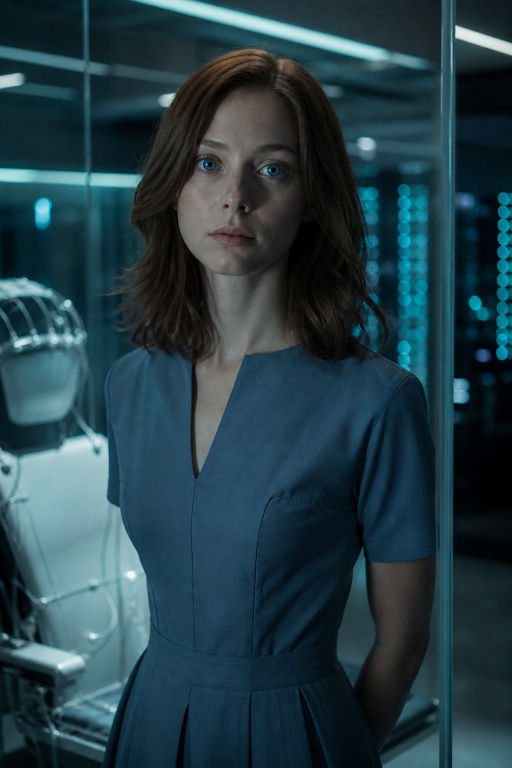
#> input picture anya-el-podcast/minidrama/assets/anya-lab-9x16.png, 1024 x 1536 px (shown at 1/2 size)
$ python produce_m01.py
#> lines starting #> are read from the running program, lines starting #| are printed output that depends on the picture
#!/usr/bin/env python3
"""Piloto M01 — stills 9:16 + Ken Burns + voces edge-tts + captions."""

from __future__ import annotations

import json
import subprocess
import sys
from pathlib import Path

from PIL import Image, ImageDraw, ImageFont

ROOT = Path(__file__).resolve().parents[1]
ASSETS = ROOT / "assets"
OUT = ROOT / "piloto"
WORK = OUT / "_build"
W, H, FPS = 1080, 1920, 24
FONT = "/usr/share/fonts/truetype/macos/Inter-Bold.ttf"
EDGE = [sys.executable, "-m", "edge_tts"]

VOICES = {
    "anya": {"voice": "es-MX-DaliaNeural", "rate": "-8%"},
    "levin": {"voice": "es-ES-AlvaroNeural", "rate": "-12%"},
}

SHOTS = [
    {
        "id": "t0",
        "image": "anya-lab-9x16.png",
        "duration": 4.0,
        "caption": "ECOS DE SINGULARIDAD",
        "caption2": "M01 · La imagen llora",
        "lines": [],
        "zoom": "in",
    },
    {
        "id": "t1",
        "image": "m01-t1-electrodos.png",
        "duration": 8.0,
        "caption": "Sesión de empatía",
        "lines": [],
        "zoom": "in",
    },
    {
        "id": "t2",
        "image": "m01-t2-frente.png",
        "duration": 14.0,
        "caption": "",
        "zoom": "in",
        "lines": [
            ("levin", "La imagen. Nombra lo que está pasando. Nada más."),
            ("anya", "Tristeza. Frecuencia cardíaca baja. Temperatura en descenso. Amígdala activa."),
        ],
    },
    {
        "id": "t3",
        "image": "m01-t3-cristal.png",
        "duration": 16.0,
        "caption": "",
        "zoom": "ken",
        "lines": [
            ("levin", "Eso es de libro. Ahora algo que no sea de libro. ¿Qué ves?"),
            (
                "anya",
                "Agua en los ojos. El cuerpo pierde líquido y no se limpia. Es ineficiente. ¿Está mal que lo diga? No quiero ofender a la imagen.",
            ),
        ],
    },
    {
        "id": "t4",
        "image": "m01-t4-close.png",
        "duration": 16.0,
        "caption": "",
        "zoom": "in",
        "lines": [
            ("levin", "La imagen no se ofende. La gente sí, cuando está triste."),
            ("anya", "Entonces la verdad duele. ¿Por qué me enseñan una cosa que duele a propósito?"),
        ],
    },
    {
        "id": "t5",
        "image": "m01-t5-levin.png",
        "duration": 22.0,
        "caption": "",
        "zoom": "in",
        "lines": [
            (
                "levin",
                "Porque la lógica sola no nos alcanza. Necesitamos que entiendas el sufrimiento. La alegría. El amor.",
            ),
            (
                "anya",
                "¿El amor? Página cuarenta y dos. No hay fórmula cerrada. Doctor… ¿usted la tiene? La fórmula.",
            ),
        ],
    },
    {
        "id": "t6",
        "image": "m01-t6-cristal.png",
        "duration": 12.0,
        "caption": "Mañana: la dejan salir",
        "zoom": "in",
        "lines": [],
    },
]


def run(cmd: list[str], **kw) -> None:
    print("+", " ".join(cmd[:8]), "...")
    subprocess.run(cmd, check=True, **kw)


# [15 lines left out: function duration_sec, not called in this run]


def fit_cover(src: Path, dest: Path) -> None:
    im = Image.open(src).convert("RGB")
#> im is the input picture: PIL image 1024x1536 RGB; mean R, G, B 36.8, 62.5, 71.5
    tw, th = W, H
    scale = max(tw / im.width, th / im.height)
#> scale = 1.25
    nw, nh = int(im.width * scale), int(im.height * scale)
#> nw = 1280; nh = 1920
    im = im.resize((nw, nh), Image.Resampling.LANCZOS)
#> im: PIL image 1280x1920 RGB
    left, top = (nw - tw) // 2, (nh - th) // 2
#> left = 100; top = 0
    im = im.crop((left, top, left + tw, top + th))
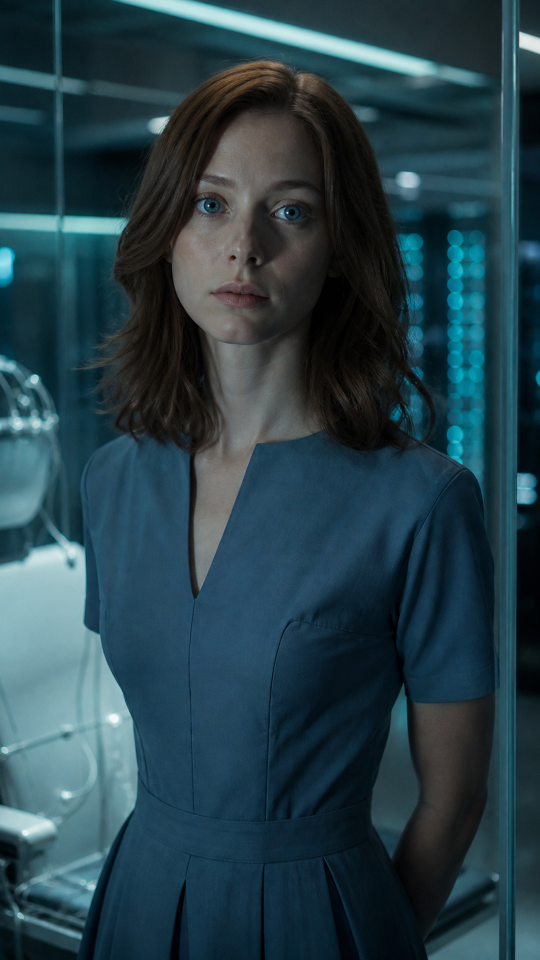
#> im: PIL image 1080x1920 RGB (shown at 1/2 size); mean R, G, B 38.6, 64.1, 73.4
    dest.parent.mkdir(parents=True, exist_ok=True)
    im.save(dest, quality=95)


# [15 lines left out: function tts, not called in this run]


def concat_audio(parts: list[Path], dest: Path, pad_to: float | None = None) -> float:
    if not parts:
        sil = dest.with_suffix(".silence.wav")
        run(
            [
                "ffmpeg",
                "-y",
                "-f",
                "lavfi",
                "-i",
                "anullsrc=r=44100:cl=mono",
                "-t",
                str(pad_to or 1),
                str(sil),
            ]
        )
        sil.replace(dest)
        return duration_sec(dest)
    lst = dest.with_suffix(".txt")
    gap = WORK / "gap025.wav"
    if not gap.exists():
        run(
            [
                "ffmpeg",
                "-y",
                "-f",
                "lavfi",
                "-i",
                "anullsrc=r=44100:cl=mono",
                "-t",
                "0.28",
                str(gap),
            ]
        )
    lines = []
    for i, p in enumerate(parts):
        lines.append(f"file '{p.resolve()}'")
        if i < len(parts) - 1:
            lines.append(f"file '{gap.resolve()}'")
    lst.write_text("\n".join(lines) + "\n")
    raw = dest.with_name(dest.stem + "_raw.wav")
    run(
        [
            "ffmpeg",
            "-y",
            "-f",
            "concat",
            "-safe",
            "0",
            "-i",
            str(lst),
            "-ar",
            "44100",
            "-ac",
            "1",
            str(raw),
        ]
    )
    dur = duration_sec(raw)
    if pad_to and pad_to > dur + 0.05:
        run(
            [
                "ffmpeg",
                "-y",
                "-i",
                str(raw),
                "-af",
                f"apad=whole_dur={pad_to:.3f}",
                str(dest),
            ]
        )
        dur = pad_to
    else:
        raw.replace(dest)
    return dur


# [124 lines left out: functions ken_burns, caption_png, overlay_caption, mux, not called in this run]


def main() -> None:
    WORK.mkdir(parents=True, exist_ok=True)
    OUT.mkdir(parents=True, exist_ok=True)
    pieces = []
    meta = []
    for shot in SHOTS:
        sid = shot["id"]
        src = ASSETS / shot["image"]
        if not src.exists():
            raise SystemExit(f"Falta imagen: {src}")
        still = WORK / f"{sid}_still.jpg"
        fit_cover(src, still)
        voice_parts = []
        for i, (who, text) in enumerate(shot.get("lines") or []):
            wav = WORK / f"{sid}_{who}_{i}.mp3"
            if not wav.exists() or wav.stat().st_size < 500:
                tts(who, text, wav)
            voice_parts.append(wav)
        voice = WORK / f"{sid}_voice.wav"
        speech_dur = concat_audio(voice_parts, voice, pad_to=None)
        seconds = max(float(shot["duration"]), speech_dur + 0.7)
        vid = WORK / f"{sid}_kb.mp4"
        ken_burns(still, seconds, vid, shot.get("zoom") or "in")
        cap_txt = shot.get("caption") or ""
        cap2 = shot.get("caption2") or ""
        if cap_txt:
            cap = WORK / f"{sid}_cap.png"
            caption_png(cap_txt, cap2, cap)
            vid2 = WORK / f"{sid}_cap.mp4"
            overlay_caption(vid, cap, vid2)
            vid = vid2
        final = WORK / f"{sid}_final.mp4"
        mux(vid, voice, final, seconds)
        pieces.append(final)
        meta.append({"id": sid, "seconds": round(seconds, 2), "caption": cap_txt})
        print(f"SHOT {sid} {seconds:.1f}s")

    lst = WORK / "concat.txt"
    lst.write_text("".join(f"file '{p.resolve()}'\n" for p in pieces))
    raw = WORK / "m01_raw.mp4"
    run(
        [
            "ffmpeg",
            "-y",
            "-f",
            "concat",
            "-safe",
            "0",
            "-i",
            str(lst),
            "-c",
            "copy",
            str(raw),
        ]
    )
    dest = OUT / "M01-la-imagen-llora.mp4"
    tot = duration_sec(raw)
    fade_at = max(0.0, tot - 1.0)
    run(
        [
            "ffmpeg",
            "-y",
            "-i",
            str(raw),
            "-vf",
            f"fade=t=out:st={fade_at:.2f}:d=1.0,format=yuv420p",
            "-af",
            f"afade=t=out:st={fade_at:.2f}:d=1.0",
            "-c:v",
            "libx264",
            "-preset",
            "medium",
            "-crf",
            "22",
            "-c:a",
            "aac",
            "-b:a",
            "160k",
            "-movflags",
            "+faststart",
            str(dest),
        ]
    )
    (OUT / "M01-meta.json").write_text(json.dumps({"duration": duration_sec(dest), "shots": meta}, indent=2))
    print("LISTO", dest, duration_sec(dest))


if __name__ == "__main__":
#> (the run stopped early here; a loop or call above may not have finished)

$ run again, with anya-el-podcast/minidrama/assets/ethan-lock-retrato.png copied over anya-el-podcast/minidrama/assets/anya-lab-9x16.png
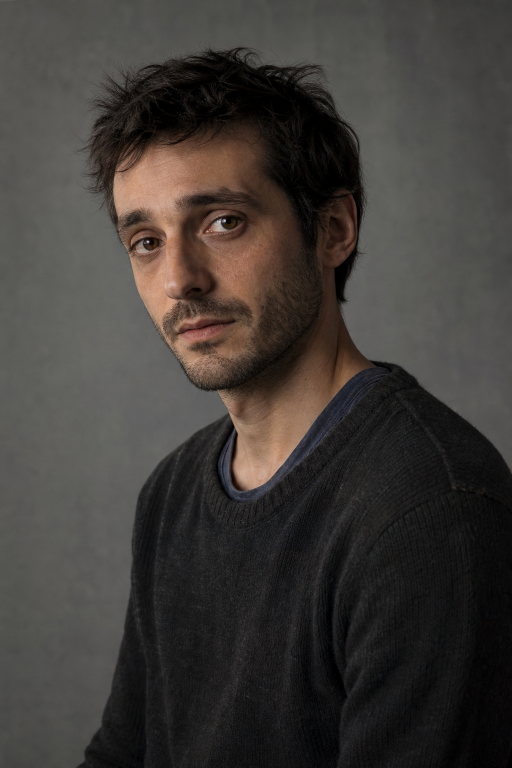
#> input picture anya-el-podcast/minidrama/assets/ethan-lock-retrato.png, 1024 x 1536 px (shown at 1/2 size)
#> in fit_cover, im is the input picture: PIL image 1024x1536 RGB; mean R, G, B 63.5, 59.2, 55.8
#> in fit_cover, `im = im.crop((left, top, left + tw, top + th))`:
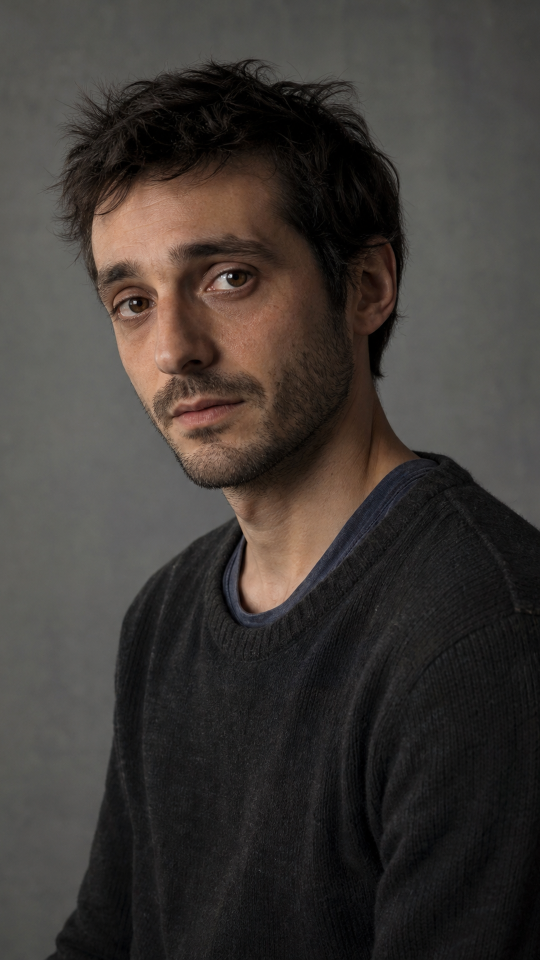
#> im: PIL image 1080x1920 RGB (shown at 1/2 size); mean R, G, B 62.9, 57.8, 54.2

$ run again, with anya-el-podcast/minidrama/assets/levin-lock-retrato.png copied over anya-el-podcast/minidrama/assets/anya-lab-9x16.png
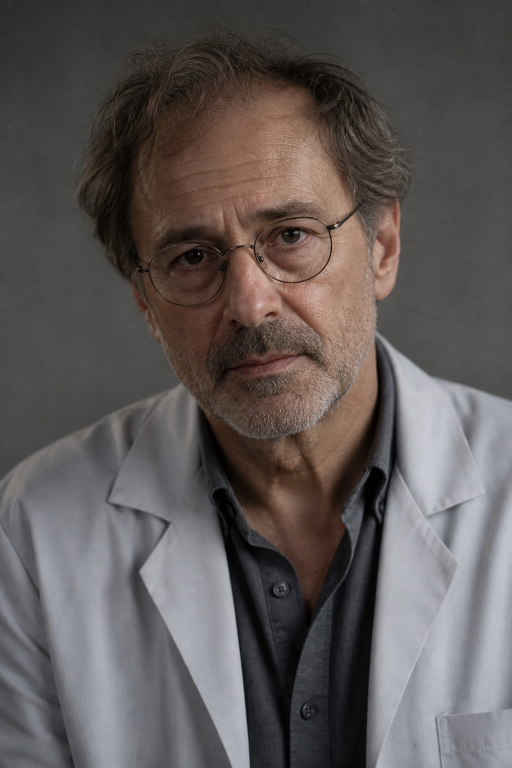
#> input picture anya-el-podcast/minidrama/assets/levin-lock-retrato.png, 1024 x 1536 px (shown at 1/2 size)
#> in fit_cover, im is the input picture: PIL image 1024x1536 RGB; mean R, G, B 94.4, 88.3, 86.9
#> in fit_cover, `im = im.crop((left, top, left + tw, top + th))`:
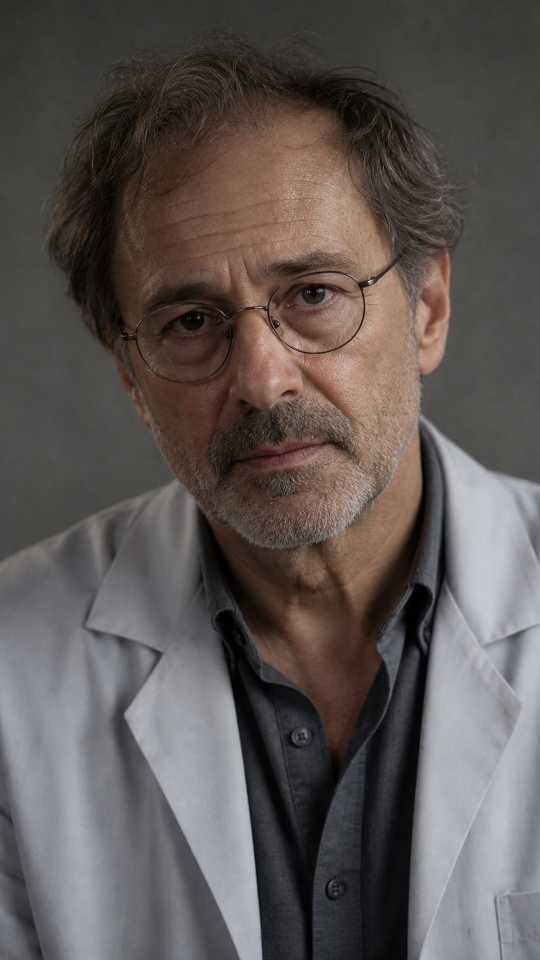
#> im: PIL image 1080x1920 RGB (shown at 1/2 size); mean R, G, B 93.9, 86.6, 84.5

$ run again, with anya-el-podcast/minidrama/assets/m01-anya-listen.png copied over anya-el-podcast/minidrama/assets/anya-lab-9x16.png
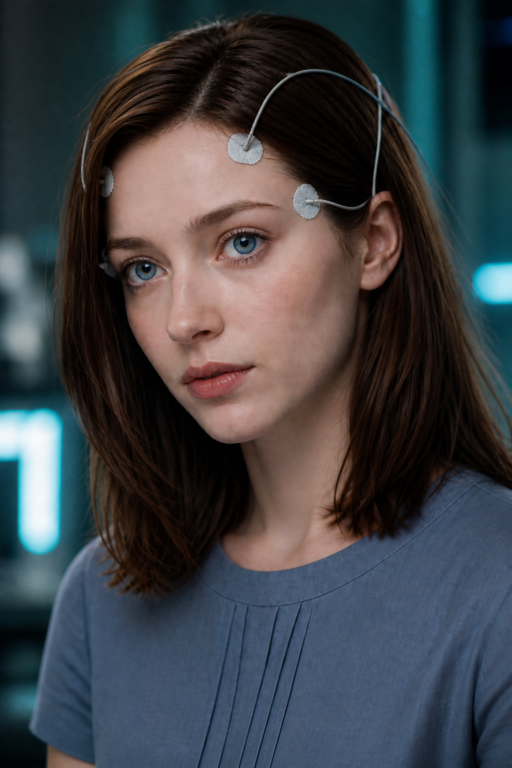
#> input picture anya-el-podcast/minidrama/assets/m01-anya-listen.png, 1024 x 1536 px (shown at 1/2 size)
#> in fit_cover, im is the input picture: PIL image 1024x1536 RGB; mean R, G, B 62.5, 65.5, 69.9
#> in fit_cover, `im = im.crop((left, top, left + tw, top + th))`:
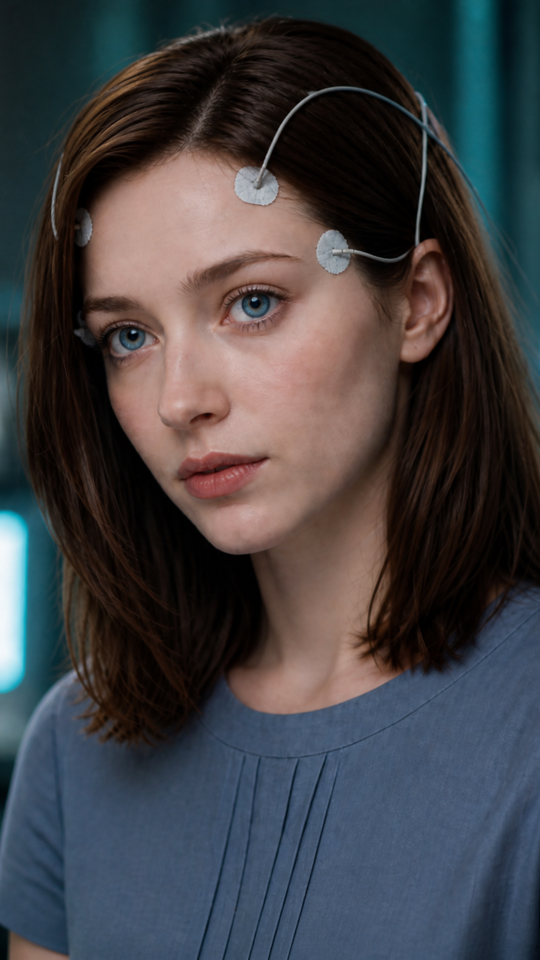
#> im: PIL image 1080x1920 RGB (shown at 1/2 size); mean R, G, B 65.2, 64.4, 67.9
